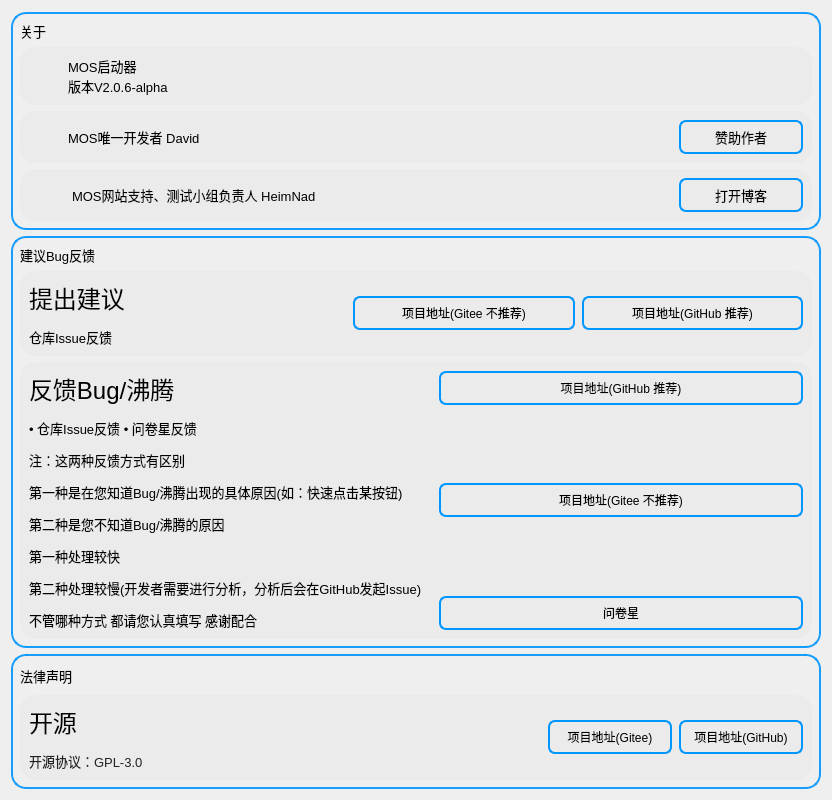
          <widget class="QWidget" name="scrollAreaWidgetContents_4">
           <property name="geometry">
            <rect>
             <x>0</x>
             <y>0</y>
             <width>832</width>
             <height>800</height>
            </rect>
           </property>
           <property name="styleSheet">
            <string notr="true"/>
           </property>
           <layout class="QGridLayout" name="gridLayout_43">
            <property name="topMargin">
             <number>12</number>
            </property>
            <item row="0" column="0">
             <widget class="QWidget" name="widget_13" native="true">
              <property name="styleSheet">
               <string notr="true">QWidget{border-radius:15px;border:2px solid rgba(0, 150, 255, 230);}
QLabel{border-style:none;}</string>
              </property>
              <layout class="QVBoxLayout" name="verticalLayout_3">
               <item>
                <widget class="QLabel" name="label">
                 <property name="styleSheet">
                  <string notr="true">font-size: 13px;</string>
                 </property>
                 <property name="text">
                  <string>关于</string>
                 </property>
                </widget>
               </item>
               <item>
                <widget class="QWidget" name="widget_11" native="true">
                 <property name="styleSheet">
                  <string notr="true">QWidget{border-style:none;background-color: rgb(235, 235, 235);border-radius:15px;}</string>
                 </property>
                 <layout class="QGridLayout" name="gridLayout_12">
                  <property name="horizontalSpacing">
                   <number>7</number>
                  </property>
                  <item row="1" column="2">
                   <spacer name="horizontalSpacer_8">
                    <property name="orientation">
                     <enum>Qt::Horizontal</enum>
                    </property>
                    <property name="sizeHint" stdset="0">
                     <size>
                      <width>34</width>
                      <height>20</height>
                     </size>
                    </property>
                   </spacer>
                  </item>
                  <item row="1" column="1">
                   <widget class="QLabel" name="label_16">
                    <property name="styleSheet">
                     <string notr="true">font-size: 13px;</string>
                    </property>
                    <property name="text">
                     <string>MOS启动器
版本V2.0.6-alpha</string>
                    </property>
                   </widget>
                  </item>
                  <item row="1" column="0">
                   <widget class="QPushButton" name="pushButton">
                    <property name="styleSheet">
                     <string notr="true">border-style:none;</string>
                    </property>
                    <property name="text">
                     <string/>
                    </property>
                    <property name="icon">
                     <iconset>
                      <normaloff>../../picture/ico.png</normaloff>../../picture/ico.png</iconset>
                    </property>
                    <property name="iconSize">
                     <size>
                      <width>40</width>
                      <height>40</height>
                     </size>
                    </property>
                   </widget>
                  </item>
                 </layout>
                </widget>
               </item>
               <item>
                <widget class="QWidget" name="widget_12" native="true">
                 <property name="styleSheet">
                  <string notr="true">QWidget{border-style:none;background-color: rgb(235, 235, 235);border-radius:15px;}
#pushButton_3{width:120px;height:30px;background-color: rgba(255, 255, 255,0);border-radius:7px;border:2px solid rgb(0, 150, 255);}
#pushButton_3::hover{background-color: rgb(255, 255, 255);}
#pushButton_3::pressed{background-color: rgba(0, 150, 255, 51);}</string>
                 </property>
                 <layout class="QGridLayout" name="gridLayout_17">
                  <property name="horizontalSpacing">
                   <number>7</number>
                  </property>
                  <item row="0" column="1">
                   <widget class="QLabel" name="label_18">
                    <property name="styleSheet">
                     <string notr="true">font-size: 13px;</string>
                    </property>
                    <property name="text">
                     <string>MOS唯一开发者 David</string>
                    </property>
                   </widget>
                  </item>
                  <item row="0" column="2">
                   <spacer name="horizontalSpacer_9">
                    <property name="orientation">
                     <enum>Qt::Horizontal</enum>
                    </property>
                    <property name="sizeHint" stdset="0">
                     <size>
                      <width>34</width>
                      <height>20</height>
                     </size>
                    </property>
                   </spacer>
                  </item>
                  <item row="0" column="0">
                   <widget class="QPushButton" name="pushButton_4">
                    <property name="styleSheet">
                     <string notr="true">border-style:none;</string>
                    </property>
                    <property name="text">
                     <string/>
                    </property>
                    <property name="icon">
                     <iconset>
                      <normaloff>../../picture/david.png</normaloff>../../picture/david.png</iconset>
                    </property>
                    <property name="iconSize">
                     <size>
                      <width>40</width>
                      <height>40</height>
                     </size>
                    </property>
                   </widget>
                  </item>
                  <item row="0" column="3">
                   <widget class="QPushButton" name="pushButton_3">
                    <property name="styleSheet">
                     <string notr="true">font-size: 13px;</string>
                    </property>
                    <property name="text">
                     <string>赞助作者</string>
                    </property>
                   </widget>
                  </item>
                 </layout>
                </widget>
               </item>
               <item>
                <widget class="QWidget" name="widget_14" native="true">
                 <property name="styleSheet">
                  <string notr="true">QWidget{border-style:none;background-color: rgb(235, 235, 235);border-radius:15px;}
#pushButton_10{width:120px;height:30px;background-color: rgba(255, 255, 255,0);border-radius:7px;border:2px solid rgb(0, 150, 255);}
#pushButton_10::hover{background-color: rgb(255, 255, 255);}
#pushButton_10::pressed{background-color: rgba(0, 150, 255, 51);}</string>
                 </property>
                 <layout class="QGridLayout" name="gridLayout_18">
                  <property name="horizontalSpacing">
                   <number>2</number>
                  </property>
                  <property name="verticalSpacing">
                   <number>6</number>
                  </property>
                  <item row="0" column="3">
                   <spacer name="horizontalSpacer_10">
                    <property name="orientation">
                     <enum>Qt::Horizontal</enum>
                    </property>
                    <property name="sizeHint" stdset="0">
                     <size>
                      <width>34</width>
                      <height>20</height>
                     </size>
                    </property>
                   </spacer>
                  </item>
                  <item row="0" column="1">
                   <widget class="QLabel" name="label_25">
                    <property name="text">
                     <string/>
                    </property>
                   </widget>
                  </item>
                  <item row="0" column="0">
                   <widget class="QPushButton" name="pushButton_9">
                    <property name="styleSheet">
                     <string notr="true">border-style:none;</string>
                    </property>
                    <property name="text">
                     <string/>
                    </property>
                    <property name="icon">
                     <iconset>
                      <normaloff>../../picture/heimnad.png</normaloff>../../picture/heimnad.png</iconset>
                    </property>
                    <property name="iconSize">
                     <size>
                      <width>40</width>
                      <height>40</height>
                     </size>
                    </property>
                   </widget>
                  </item>
                  <item row="0" column="2">
                   <widget class="QLabel" name="label_22">
                    <property name="styleSheet">
                     <string notr="true">font-size: 13px;</string>
                    </property>
                    <property name="text">
                     <string>MOS网站支持、测试小组负责人 HeimNad</string>
                    </property>
                   </widget>
                  </item>
                  <item row="0" column="4">
                   <widget class="QPushButton" name="pushButton_10">
                    <property name="styleSheet">
                     <string notr="true">font-size: 13px;</string>
                    </property>
                    <property name="text">
                     <string>打开博客</string>
                    </property>
                   </widget>
                  </item>
                 </layout>
                </widget>
               </item>
              </layout>
             </widget>
            </item>
            <item row="2" column="0">
             <widget class="QWidget" name="widget_19" native="true">
              <property name="styleSheet">
               <string notr="true">QWidget{border-radius:15px;border:2px solid rgba(0, 150, 255, 230);}
QLabel{border-style:none;}</string>
              </property>
              <layout class="QVBoxLayout" name="verticalLayout_8">
               <item>
                <widget class="QLabel" name="label_30">
                 <property name="styleSheet">
                  <string notr="true">font-size: 13px;</string>
                 </property>
                 <property name="text">
                  <string>法律声明</string>
                 </property>
                </widget>
               </item>
               <item>
                <widget class="QWidget" name="widget_23" native="true">
                 <property name="styleSheet">
                  <string notr="true">QWidget{border-style:none;background-color: rgb(235, 235, 235);border-radius:15px;}
#pushButton_27{width:120px;height:30px;background-color: rgba(255, 255, 255,0);border-radius:7px;border:2px solid rgb(0, 150, 255);}
#pushButton_27::hover{background-color: rgb(255, 255, 255);}
#pushButton_27::pressed{background-color: rgba(0, 150, 255, 51);}
#pushButton_29{width:120px;height:30px;background-color: rgba(255, 255, 255,0);border-radius:7px;border:2px solid rgb(0, 150, 255);}
#pushButton_29::hover{background-color: rgb(255, 255, 255);}
#pushButton_29::pressed{background-color: rgba(0, 150, 255, 51);}</string>
                 </property>
                 <layout class="QGridLayout" name="gridLayout_19">
                  <property name="horizontalSpacing">
                   <number>7</number>
                  </property>
                  <item row="1" column="2">
                   <widget class="QPushButton" name="pushButton_27">
                    <property name="text">
                     <string>项目地址(Gitee)</string>
                    </property>
                   </widget>
                  </item>
                  <item row="1" column="3">
                   <widget class="QPushButton" name="pushButton_29">
                    <property name="text">
                     <string>项目地址(GitHub)</string>
                    </property>
                   </widget>
                  </item>
                  <item row="1" column="0">
                   <widget class="QLabel" name="label_31">
                    <property name="styleSheet">
                     <string notr="true">font-size: 13px;</string>
                    </property>
                    <property name="text">
                     <string>&lt;html&gt;&lt;head/&gt;&lt;body&gt;&lt;p&gt;&lt;span style=&quot; font-size:18pt;&quot;&gt;开源 &lt;/span&gt;&lt;/p&gt;&lt;p&gt;&lt;span style=&quot; color:#212121;&quot;&gt;开源协议：GPL-3.0&lt;/span&gt;&lt;/p&gt;&lt;/body&gt;&lt;/html&gt;</string>
                    </property>
                   </widget>
                  </item>
                  <item row="1" column="1">
                   <spacer name="horizontalSpacer_19">
                    <property name="orientation">
                     <enum>Qt::Horizontal</enum>
                    </property>
                    <property name="sizeHint" stdset="0">
                     <size>
                      <width>34</width>
                      <height>20</height>
                     </size>
                    </property>
                   </spacer>
                  </item>
                 </layout>
                </widget>
               </item>
              </layout>
             </widget>
            </item>
            <item row="1" column="0">
             <widget class="QWidget" name="widget_10" native="true">
              <property name="styleSheet">
               <string notr="true">QWidget{border-radius:15px;border:2px solid rgba(0, 150, 255, 230);}
QLabel{border-style:none;}</string>
              </property>
              <layout class="QGridLayout" name="gridLayout_46">
               <item row="0" column="0">
                <widget class="QLabel" name="label_32">
                 <property name="styleSheet">
                  <string notr="true">font-size: 13px;</string>
                 </property>
                 <property name="text">
                  <string>建议Bug反馈</string>
                 </property>
                </widget>
               </item>
               <item row="1" column="0">
                <widget class="QWidget" name="widget_24" native="true">
                 <property name="styleSheet">
                  <string notr="true">QWidget{border-style:none;background-color: rgb(235, 235, 235);border-radius:15px;}
#pushButton_28{width:120px;height:30px;background-color: rgba(255, 255, 255,0);border-radius:7px;border:2px solid rgb(0, 150, 255);}
#pushButton_28::hover{background-color: rgb(255, 255, 255);}
#pushButton_28::pressed{background-color: rgba(0, 150, 255, 51);}
#pushButton_30{width:120px;height:30px;background-color: rgba(255, 255, 255,0);border-radius:7px;border:2px solid rgb(0, 150, 255);}
#pushButton_30::hover{background-color: rgb(255, 255, 255);}
#pushButton_30::pressed{background-color: rgba(0, 150, 255, 51);}</string>
                 </property>
                 <layout class="QGridLayout" name="gridLayout_44">
                  <property name="horizontalSpacing">
                   <number>7</number>
                  </property>
                  <item row="2" column="0">
                   <widget class="QLabel" name="label_33">
                    <property name="styleSheet">
                     <string notr="true">font-size: 13px;</string>
                    </property>
                    <property name="text">
                     <string>&lt;html&gt;&lt;head/&gt;&lt;body&gt;&lt;p&gt;&lt;span style=&quot; font-size:18pt;&quot;&gt;提出建议&lt;/span&gt;&lt;/p&gt;&lt;p&gt;仓库Issue反馈&lt;/p&gt;&lt;/body&gt;&lt;/html&gt;</string>
                    </property>
                   </widget>
                  </item>
                  <item row="2" column="3">
                   <widget class="QPushButton" name="pushButton_30">
                    <property name="sizePolicy">
                     <sizepolicy hsizetype="Expanding" vsizetype="Fixed">
                      <horstretch>0</horstretch>
                      <verstretch>0</verstretch>
                     </sizepolicy>
                    </property>
                    <property name="text">
                     <string>项目地址(GitHub 推荐)</string>
                    </property>
                   </widget>
                  </item>
                  <item row="2" column="2">
                   <widget class="QPushButton" name="pushButton_28">
                    <property name="sizePolicy">
                     <sizepolicy hsizetype="Expanding" vsizetype="Fixed">
                      <horstretch>0</horstretch>
                      <verstretch>0</verstretch>
                     </sizepolicy>
                    </property>
                    <property name="text">
                     <string>项目地址(Gitee 不推荐)</string>
                    </property>
                   </widget>
                  </item>
                  <item row="2" column="1">
                   <spacer name="horizontalSpacer">
                    <property name="orientation">
                     <enum>Qt::Horizontal</enum>
                    </property>
                    <property name="sizeHint" stdset="0">
                     <size>
                      <width>40</width>
                      <height>20</height>
                     </size>
                    </property>
                   </spacer>
                  </item>
                 </layout>
                </widget>
               </item>
               <item row="2" column="0">
                <widget class="QWidget" name="widget_25" native="true">
                 <property name="styleSheet">
                  <string notr="true">QWidget{border-style:none;background-color: rgb(235, 235, 235);border-radius:15px;}
#pushButton_25{width:120px;height:30px;background-color: rgba(255, 255, 255,0);border-radius:7px;border:2px solid rgb(0, 150, 255);}
#pushButton_25::hover{background-color: rgb(255, 255, 255);}
#pushButton_25::pressed{background-color: rgba(0, 150, 255, 51);}
#pushButton_31{width:120px;height:30px;background-color: rgba(255, 255, 255,0);border-radius:7px;border:2px solid rgb(0, 150, 255);}
#pushButton_31::hover{background-color: rgb(255, 255, 255);}
#pushButton_31::pressed{background-color: rgba(0, 150, 255, 51);}
#pushButton_32{width:120px;height:30px;background-color: rgba(255, 255, 255,0);border-radius:7px;border:2px solid rgb(0, 150, 255);}
#pushButton_32::hover{background-color: rgb(255, 255, 255);}
#pushButton_32::pressed{background-color: rgba(0, 150, 255, 51);}</string>
                 </property>
                 <layout class="QGridLayout" name="gridLayout_45">
                  <property name="horizontalSpacing">
                   <number>7</number>
                  </property>
                  <item row="0" column="1" rowspan="5">
                   <spacer name="horizontalSpacer_2">
                    <property name="orientation">
                     <enum>Qt::Horizontal</enum>
                    </property>
                    <property name="sizeType">
                     <enum>QSizePolicy::Ignored</enum>
                    </property>
                    <property name="sizeHint" stdset="0">
                     <size>
                      <width>10</width>
                      <height>20</height>
                     </size>
                    </property>
                   </spacer>
                  </item>
                  <item row="0" column="0" rowspan="5">
                   <widget class="QLabel" name="label_34">
                    <property name="styleSheet">
                     <string notr="true">font-size: 13px;</string>
                    </property>
                    <property name="text">
                     <string>&lt;html&gt;&lt;head/&gt;&lt;body&gt;&lt;p&gt;&lt;span style=&quot; font-size:18pt;&quot;&gt;反馈Bug/沸腾&lt;/span&gt;&lt;/p&gt;&lt;p&gt;• 仓库Issue反馈 • 问卷星反馈&lt;/p&gt;&lt;p&gt;注：这两种反馈方式有区别 &lt;/p&gt;&lt;p&gt;第一种是在您知道Bug/沸腾出现的具体原因(如：快速点击某按钮) &lt;/p&gt;&lt;p&gt;第二种是您不知道Bug/沸腾的原因&lt;/p&gt;&lt;p&gt;第一种处理较快&lt;/p&gt;&lt;p&gt;第二种处理较慢(开发者需要进行分析，分析后会在GitHub发起Issue)&lt;/p&gt;&lt;p&gt;不管哪种方式 都请您认真填写 感谢配合&lt;/p&gt;&lt;/body&gt;&lt;/html&gt;</string>
                    </property>
                    <property name="scaledContents">
                     <bool>false</bool>
                    </property>
                    <property name="wordWrap">
                     <bool>true</bool>
                    </property>
                   </widget>
                  </item>
                  <item row="4" column="2" colspan="2">
                   <widget class="QPushButton" name="pushButton_25">
                    <property name="sizePolicy">
                     <sizepolicy hsizetype="Expanding" vsizetype="Fixed">
                      <horstretch>0</horstretch>
                      <verstretch>0</verstretch>
                     </sizepolicy>
                    </property>
                    <property name="text">
                     <string>问卷星</string>
                    </property>
                   </widget>
                  </item>
                  <item row="0" column="2" colspan="2">
                   <widget class="QPushButton" name="pushButton_31">
                    <property name="sizePolicy">
                     <sizepolicy hsizetype="Expanding" vsizetype="Fixed">
                      <horstretch>0</horstretch>
                      <verstretch>0</verstretch>
                     </sizepolicy>
                    </property>
                    <property name="text">
                     <string>项目地址(GitHub 推荐)</string>
                    </property>
                   </widget>
                  </item>
                  <item row="1" column="2" rowspan="3" colspan="2">
                   <widget class="QPushButton" name="pushButton_32">
                    <property name="sizePolicy">
                     <sizepolicy hsizetype="Expanding" vsizetype="Fixed">
                      <horstretch>0</horstretch>
                      <verstretch>0</verstretch>
                     </sizepolicy>
                    </property>
                    <property name="text">
                     <string>项目地址(Gitee 不推荐)</string>
                    </property>
                   </widget>
                  </item>
                 </layout>
                </widget>
               </item>
              </layout>
             </widget>
            </item>
           </layout>
          </widget>
